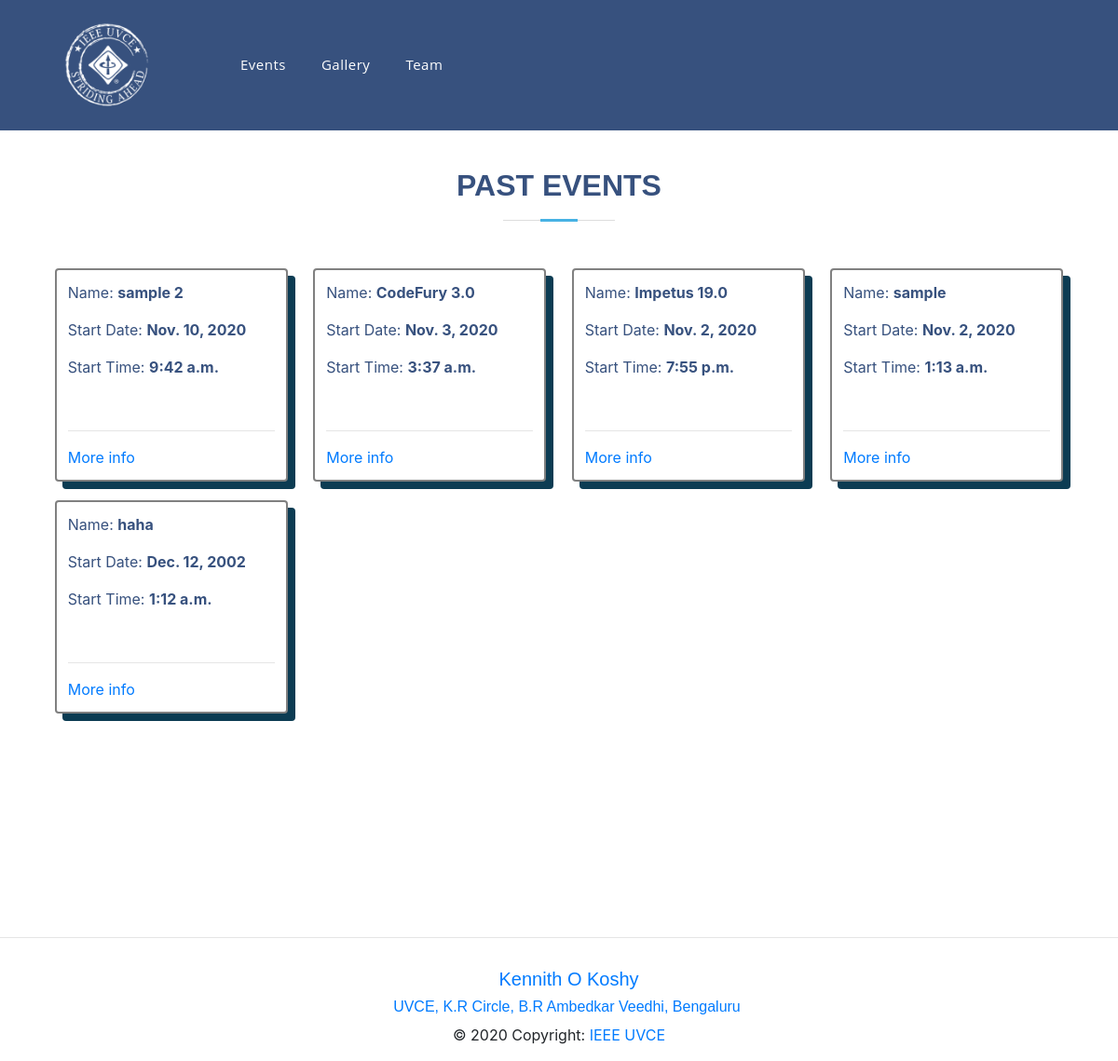
The page /events/evold on the database as committed earlier.
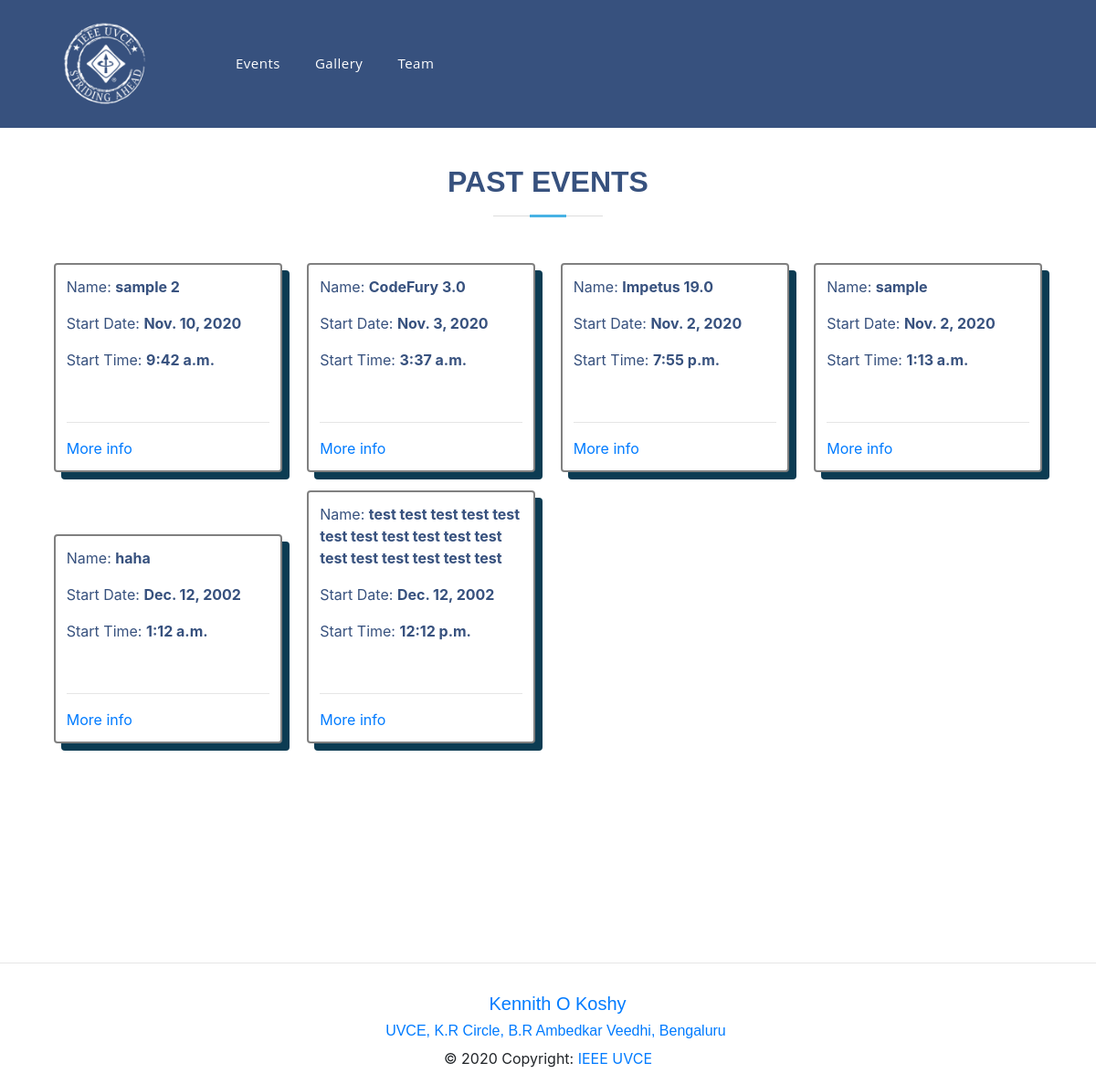
The same page on the database as committed later.
### events/models.py (models this page shows, shortened)
class Event(models.Model):
    event_name = models.CharField(max_length=200)
    slug = models.SlugField(max_length=400)
    date = models.DateField()
    time = models.TimeField()
    location = models.CharField(max_length=100)
    reg = models.URLField()
    description = models.TextField(max_length=1000, blank=True)
    created = models.DateTimeField(auto_now_add=True)
    orgzer = models.CharField(max_length=200)
    winners = models.TextField(blank=True, default='Not Yet Decided')
    author = models.ForeignKey(User, default=None, on_delete=models.CASCADE)
    is_approved = models.BooleanField(default=False, blank=True)
    approved_by = models.CharField(
        max_length=40,  null=True, blank=True, default=" ")
    class Meta:
        verbose_name = "Event"
        verbose_name_plural = "Events"

### events/views.py (the view)
# urls.py: path('evold', views.old_events_view, name='old_events'),
def old_events_view(request):
    events = Event.objects.all().order_by('-date')
    eventold = events.filter(date__lt=datetime.date.today())
    context = {
        'eventold': eventold,
    }
    return render(request, 'events/events_old.html', context)

### events/templates/events/events_old.html
{% extends 'base.html' %} {% block content %}
<section id="skills" class="skills">
    <div class="container" data-aos="fade-up">
        <div class="section-title">
            <h2>Past Events</h2>
        </div>
        <div class="event-container">
            {% for event in eventold %}
            <div class="event">
                <p>Name: <b>{{ event.event_name }}</b></p>
                <p>Start Date: <b>{{ event.date }}</b></p>
                <p>Start Time: <b>{{ event.time }}</b></p>
                <br />
                <hr />
                <a href="{% url 'articles:detail' slug=event.slug %}">More info</a>
            </div>
            {% endfor %}
        </div>
    </div>
</section>
{% endblock %}

### templates/base.html (shortened to what this page needs)
{% load static %}
<!DOCTYPE html>
<html lang="en" style="overflow-x: hidden">
<head>
  <link rel="stylesheet" href="{% static 'css/style.css' %}" />
</head>
<body>
  <header id="header" class="fixed-top">
    <div class="container d-flex align-items-center">
      <div class="col-lg-2 col-md-2 col-4 d-flex align-items-center justify-content-center">
        <a href="
        {% block home_red %}
        {% url 'home_page' %}
        {% endblock  %}">
          <img src="{% static 'img/favicon-small.webp' %}" width="70%" height="50%" class="img-fluid faviamge" alt="" />
        </a>
      </div>
      <nav class="nav-menu d-none d-lg-block">
        <ul>
          <li>
            <a href="{% url 'articles:list' %}">Events</a>
          </li>
          <li>
            <a href="{% url 'post' %}">Gallery</a>
          </li>
          <li>
            <a href="{% url 'team' %}">Team</a>
          </li>
        </ul>
      </nav>
    </div>
  </header>
  {% block hero %}
  <section id="skills" class="skills" style="margin-top: 00px"></section>
  {% endblock %}
  {% block content %} {% endblock %}
  {% block footer %}
  <footer class="page-footer font-small cyan darken-3">
    <div class="container">
      <div class="row">
        <div class="col-md-12 py-5">
        </div>
      </div>
    </div>
    <hr>
    <div class="footer-copyright text-center py-3" data-aos="fade-up">
      <h5><a href="mailto:kennithkoshy@ieee.org"><i class="icofont-envelope"></i> Kennith O Koshy</a></h5>
      <h6><a target="_blank"
          href="https://www.google.com/maps/place/UVCE/@12.9753541,77.5845553,17z/data=!3m1!4b1!4m5!3m4!1s0x3bae1672fcfc6af1:0x9c2dc517c9231979!8m2!3d12.9753821!4d77.586793"><i
            class="icofont-google-map"></i>
          UVCE, K.R Circle, B.R Ambedkar Veedhi, Bengaluru </a></h6>
      © 2020 Copyright:
      <a href="{% url 'home_page' %}"> IEEE UVCE</a>
    </div>
  </footer>
  {% endblock %}
  <link rel="stylesheet" href="{% static 'vendor/icofont/icofont.min.css' %}" />
  <link rel="stylesheet" href="https://cdn.jsdelivr.net/npm/bootstrap@4.5.3/dist/css/bootstrap.min.css"
>
  <link href="https://unpkg.com/aos@2.3.1/dist/aos.css" rel="stylesheet">
  <link href='https://unpkg.com/boxicons@2.0.7/css/boxicons.min.css' rel='stylesheet'>
</body>
</html>

### assets/css/style.css (style rules this page uses)
body { font-family: "Open Sans", sans-serif; color: #444444; }
a { color: #47b2e4; }
h1, h2, h3, h4, h5, h6 { font-family: "Jost", sans-serif; }
#header { transition: all 0.5s; z-index: 997; padding: 15px 0; height: 140px; background-color: #37517e; }
.nav-menu ul { margin: 0; padding: 0; list-style: none; }
.nav-menu > ul { display: flex; }
.nav-menu > ul > li { position: relative; white-space: nowrap; padding: 10px 10px 10px 28px; }
.nav-menu a { display: block; position: relative; color: #fff; transition: 0.3s; font-size: 15px; letter-spacing: 0.5px; font-weight: 500; font-family: "Open Sans", sans-serif; }
.mobile-nav { position: fixed; top: 55px; right: 15px; bottom: 15px; left: 15px; z-index: 9999; overflow-y: auto; background: #fff; transition: ease-in-out 0.2s; opacity: 0; visibility: hidden; border-radius: 10px; padding: 10px 0; }
.mobile-nav * { margin: 0; padding: 0; list-style: none; }
.mobile-nav a { display: block; position: relative; color: #37517e; padding: 10px 20px; font-weight: 500; outline: none; }
section { padding: 60px 0; overflow: hidden; }
.section-title { text-align: center; padding-bottom: 30px; }
.section-title h2 { font-size: 32px; font-weight: bold; text-transform: uppercase; margin-bottom: 20px; padding-bottom: 20px; position: relative; color: #37517e; }
.section-title h2::before { content: ""; position: absolute; display: block; width: 120px; height: 1px; background: #ddd; bottom: 1px; left: calc(50% - 60px); }
.section-title h2::after { content: ""; position: absolute; display: block; width: 40px; height: 3px; background: #47b2e4; bottom: 0; left: calc(50% - 20px); }
.event-container { padding: auto; display: grid; grid-template-columns: auto auto auto auto; }
.event { width: 250px; background-color: white; color: rgba(55, 81, 126, 1); margin: auto; margin-bottom: 20px; padding: 12px; border: 2px solid grey; border-radius: 4px; box-shadow: 8px 8px 0px 0px #0c3c53; }

### templates/base.html (style rules this page uses)
li { list-style-type: none; }

Rows that differ between the two databases and show on the page:
added Event: event_name "test test test test test test test test test test test test test test test test test", date "Dec. 12, 2002", time "12:12 p.m."
